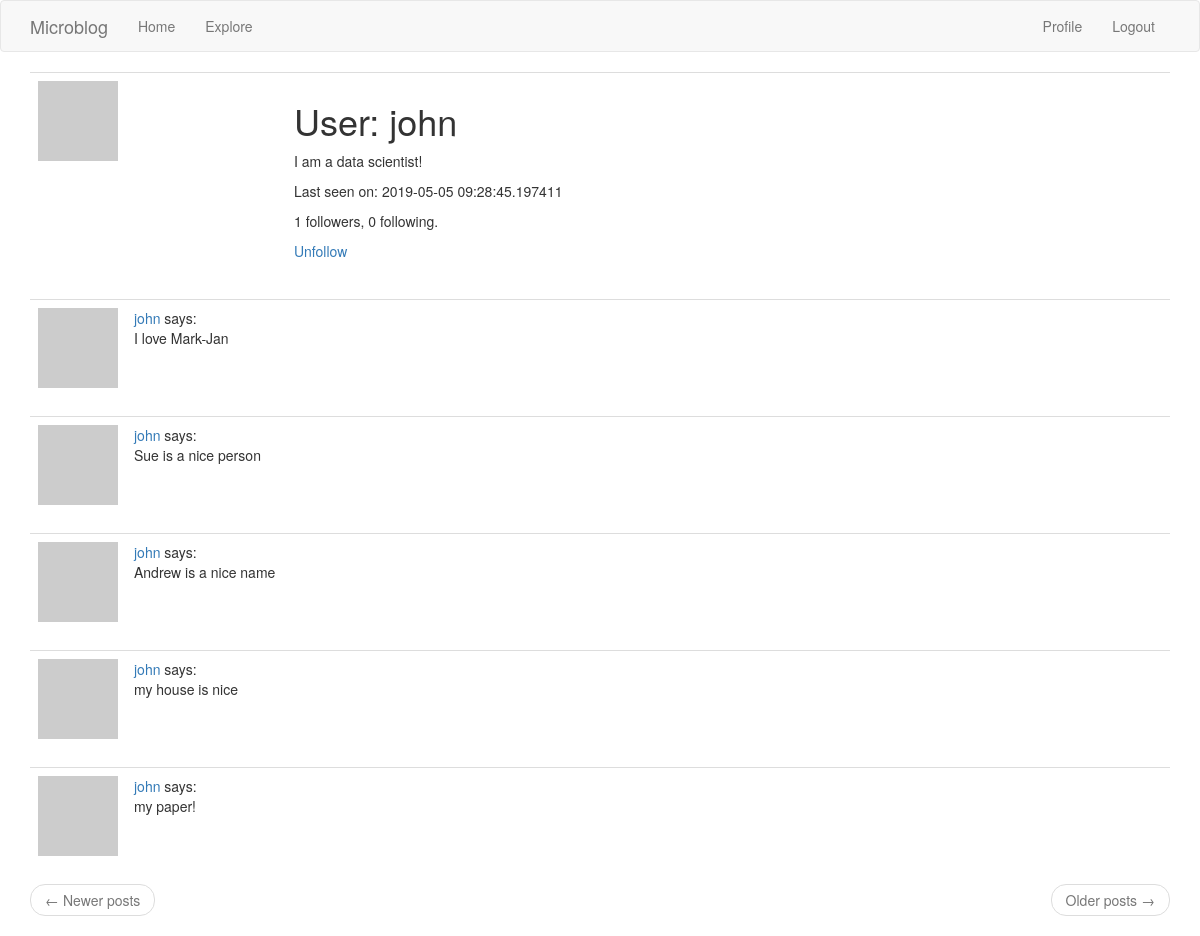
/user/john (signed in), run on the app's committed database.
### app/models.py (models this page shows, shortened)
class User(UserMixin, db.Model):
    id = db.Column(db.Integer, primary_key=True)
    username = db.Column(db.String(64), index=True, unique=True)
    email = db.Column(db.String(120), index=True, unique=True)
    password_hash = db.Column(db.String(128))
    posts = db.relationship('Post', backref='author', lazy='dynamic')
    about_me = db.Column(db.String(140))
    last_seen = db.Column(db.DateTime, default=datetime.utcnow)
    followed = db.relationship(
        'User', secondary=followers,
        primaryjoin=(followers.c.follower_id == id),
        secondaryjoin=(followers.c.followed_id == id),
        backref=db.backref('followers', lazy='dynamic'), lazy='dynamic')
    def avatar(self, size):
        digest = md5(self.email.lower().encode('utf-8')).hexdigest()
        return 'https://www.gravatar.com/avatar/{}?d=identicon&s={}'.format(
            digest, size
        )
    def is_following(self, user):
        return self.followed.filter(
            followers.c.followed_id == user.id).count() > 0

class Post(db.Model):
    id = db.Column(db.Integer, primary_key=True)
    body = db.Column(db.String(140))
    timestamp = db.Column(db.DateTime, index=True, default=datetime.utcnow)
    user_id = db.Column(db.Integer, db.ForeignKey('user.id'))

### app/routes.py (the view)
@app.route('/user/<username>')
@login_required
def user(username):
    user = User.query.filter_by(username=username).first_or_404()
    page = request.args.get('page', 1, type=int)
    posts = user.posts.order_by(Post.timestamp.desc()).paginate(
        page, app.config['POSTS_PER_PAGE'], False)
    next_url = url_for('user', username=user.username, page=posts.next_num) \
        if posts.has_next else None
    prev_url = url_for('user', username=user.username, page=posts.prev_num) \
        if posts.has_prev else None
    return render_template('user.html', user=user, posts=posts.items,
        next_url=next_url, prev_url=prev_url)

### app/models.py (called while the page is built)
@login.user_loader
def load_user(id):
    return User.query.get(int(id))

### app/routes.py (called while the page is built)
@app.before_request
def before_request():
    if current_user.is_authenticated:
        current_user.last_seen = datetime.utcnow()
        db.session.commit()

### app/templates/user.html
{% extends "base.html" %}
{% block app_content %}
    <table class="table table-hover">
        <tr>
            <td width="256px"><img src="{{ user.avatar(256) }}"></td>
            <td>
                <h1>User: {{ user.username }}</h1>
                {% if user.about_me %}<p>{{ user.about_me }}</p>{% endif %}
                {% if user.last_seen %}<p>Last seen on: {{ user.last_seen }}</p>{% endif %}
                <p>{{ user.followers.count() }} followers, {{ user.followed.count() }} following.</p>
                {% if user == current_user %}
                <p><a href="{{ url_for('edit_profile') }}">Edit your profile</a></p>
                {% elif not current_user.is_following(user) %}
                <p><a href="{{ url_for('follow', username=user.username) }}">Follow</a></p>
                {% else %}
                <p><a href="{{ url_for('unfollow', username=user.username) }}">Unfollow</a></p>
                {% endif %}
            </td>
        </tr>
    </table>
    {% for post in posts %}
        {% include '_post.html' %}
    {% endfor %}
    <nav aria-label="...">
        <ul class="pager">
            <li class="previous{% if not prev_url %} disabled{% endif %}">
                <a href="{{ prev_url or '#' }}">
                    <span aria-hidden="true">&larr;</span> Newer posts
                </a>
            </li>
            <li class="next{% if not next_url %} disabled{% endif %}">
                <a href="{{ next_url or '#' }}">
                    Older posts <span aria-hidden="true">&rarr;</span>
                </a>
            </li>
        </ul>
    </nav>
{% endblock %}

### app/templates/_post.html
<table class="table table-hover">
    <tr>
        <td width="70px">
            <a href="{{ url_for('user', username=post.author.username) }}">
                <img src="{{ post.author.avatar(36) }}" />
            </a>
        </td>
        <td>
            <a href="{{ url_for('user', username=post.author.username) }}">
                {{ post.author.username }}
            </a>
             says:
             <br>
             {{ post.body }}
        </td>
    </tr>
</table>

### data on the page
User: username "john", about_me "I am a data scientist!", last_seen "2019-05-05 09:28:45.197411"
Post: author.username "john", body "I love Mark-Jan"
Post: author.username "john", body "Sue is a nice person"
Post: author.username "john", body "Andrew is a nice name"
Post: author.username "john", body "my house is nice"
Post: author.username "john", body "my paper!"

### other printed values
{{ user.followers.count() }} "1"
{{ user.followed.count() }} "0"
